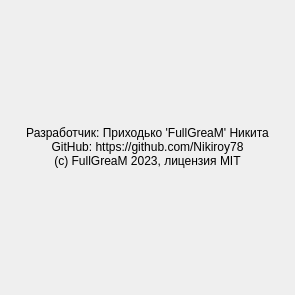
<?xml version="1.0" encoding="UTF-8"?>
<ui version="4.0">
 <class>Credits</class>
 <widget class="QWidget" name="Credits">
  <property name="geometry">
   <rect>
    <x>0</x>
    <y>0</y>
    <width>295</width>
    <height>295</height>
   </rect>
  </property>
  <property name="windowTitle">
   <string>Об авторе</string>
  </property>
  <property name="windowIcon">
   <iconset resource="source.qrc">
    <normaloff>:/mainapp/sources/appico.ico</normaloff>:/mainapp/sources/appico.ico</iconset>
  </property>
  <widget class="QLabel" name="label">
   <property name="geometry">
    <rect>
     <x>0</x>
     <y>0</y>
     <width>295</width>
     <height>295</height>
    </rect>
   </property>
   <property name="text">
    <string>&lt;html&gt;&lt;head/&gt;&lt;body&gt;&lt;p align=&quot;center&quot;&gt;&lt;img src=&quot;:/mainapp/sources/FullGreaM_avatar.png&quot; width=&quot;200&quot; height=&quot;200&quot;/&gt;&lt;/p&gt;&lt;p align=&quot;center&quot;&gt;Разработчик: Приходько 'FullGreaM' Никита&lt;br/&gt;GitHub: https://github.com/Nikiroy78&lt;br/&gt;(c) FullGreaM 2023, лицензия MIT&lt;/p&gt;&lt;/body&gt;&lt;/html&gt;</string>
   </property>
  </widget>
 </widget>
 <resources>
  <include location="source.qrc"/>
 </resources>
 <connections/>
</ui>
